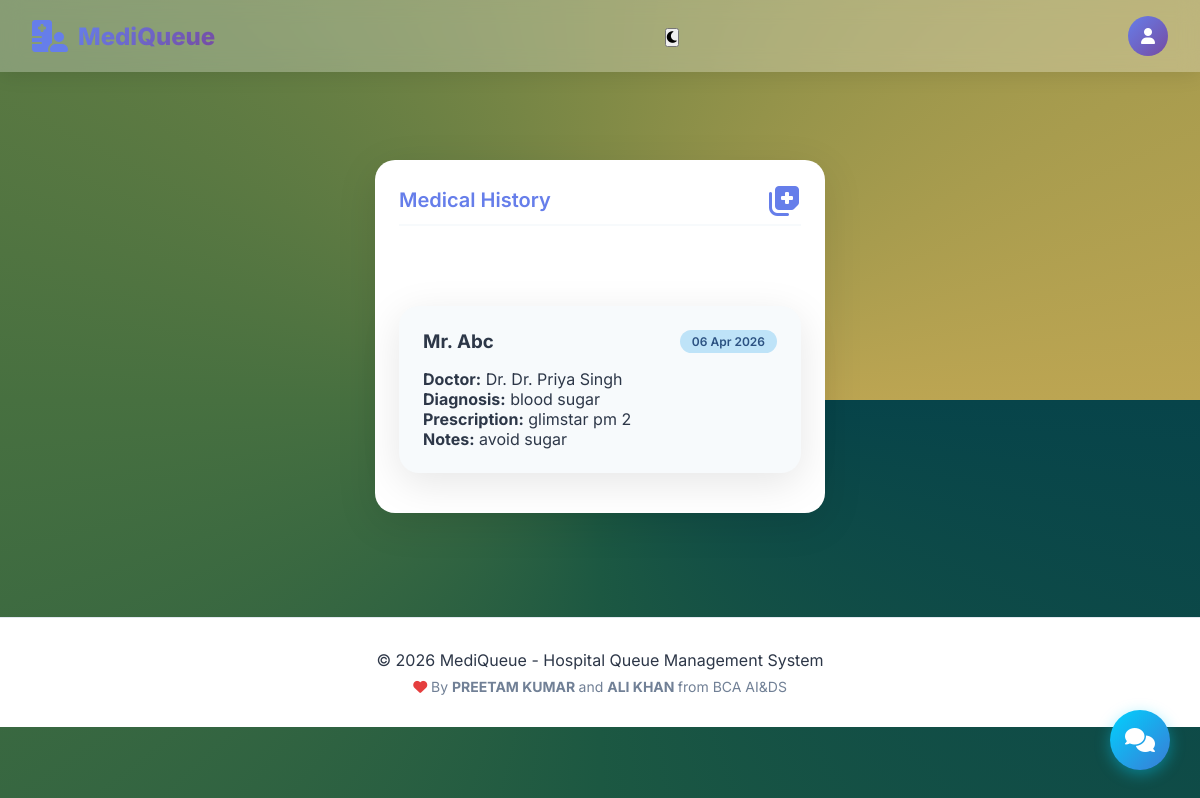
The app's page /patient/medical_history.php (signed in) with its own data.
### tables this page shows
CREATE TABLE `medical_history` (
  `history_id` int(11) NOT NULL,
  `patient_id` int(11) NOT NULL,
  `doctor_id` int(11) NOT NULL,
  `diagnosis` text DEFAULT NULL,
  `prescription` text DEFAULT NULL,
  `notes` text DEFAULT NULL,
  `visit_date` date NOT NULL,
  `created_at` timestamp NOT NULL DEFAULT current_timestamp(),
  `prescription_pdf` varchar(255) DEFAULT NULL,
  `generated_at` datetime DEFAULT NULL
);

CREATE TABLE `patients` (
  `patient_id` int(11) NOT NULL,
  `user_id` int(11) DEFAULT NULL,
  `full_name` varchar(100) NOT NULL,
  `gender` enum('Male','Female','Other') NOT NULL,
  `age` int(11) NOT NULL,
  `relation` varchar(50) DEFAULT NULL,
  `phone` varchar(15) DEFAULT NULL,
  `is_senior` tinyint(1) DEFAULT 0,
  `created_at` timestamp NOT NULL DEFAULT current_timestamp()
);

CREATE TABLE `doctors` (
  `doctor_id` int(11) NOT NULL,
  `user_id` int(11) DEFAULT NULL,
  `full_name` varchar(100) NOT NULL,
  `department_id` int(11) NOT NULL,
  `specialization` varchar(100) DEFAULT NULL,
  `consultation_time` int(11) DEFAULT 10,
  `is_available` tinyint(1) DEFAULT 1,
  `created_at` timestamp NOT NULL DEFAULT current_timestamp()
);

### patient/medical_history.php (the view, shortened to what this page needs)
<?php
require_once '../config/db.php';
$user_id = $_SESSION['user_id'];
$stmt = $pdo->prepare("
    SELECT m.*, p.full_name as patient_name, d.full_name as doctor_name
    FROM medical_history m
    JOIN patients p ON m.patient_id = p.patient_id
    JOIN doctors d ON m.doctor_id = d.doctor_id
    WHERE p.user_id = ?
    ORDER BY m.visit_date DESC
");
$stmt->execute([$user_id]);
$history = $stmt->fetchAll();
include '../includes/header.php';
?>
<div class="card">
    <div class="card-header">
        <h2 class="card-title">Medical History</h2>
        <i class="fas fa-notes-medical"></i>
    </div>
    <?php if (empty($history)): ?>
        <div style="text-align: center; padding: 3rem;">
            <i class="fas fa-folder-open" style="font-size: 3rem; color: #a0aec0;"></i>
            <p style="margin-top: 1rem;">No medical records found.</p>
            <p>Medical history will appear here after your consultations.</p>
        </div>
    <?php else: ?>
        <?php foreach ($history as $row): ?>
        <div class="card" style="margin-bottom: 1rem; background: #f7fafc;">
            <div style="display: flex; justify-content: space-between; margin-bottom: 1rem;">
                <h3><?php echo htmlspecialchars($row['patient_name']); ?></h3>
                <span class="badge badge-info"><?php echo date('d M Y', strtotime($row['visit_date'])); ?></span>
            </div>
            <p><strong>Doctor:</strong> Dr. <?php echo htmlspecialchars($row['doctor_name']); ?></p>
            <p><strong>Diagnosis:</strong> <?php echo nl2br(htmlspecialchars($row['diagnosis'])); ?></p>
            <p><strong>Prescription:</strong> <?php echo nl2br(htmlspecialchars($row['prescription'])); ?></p>
            <?php if ($row['notes']): ?>
            <p><strong>Notes:</strong> <?php echo nl2br(htmlspecialchars($row['notes'])); ?></p>
            <?php endif; ?>
        </div>
        <?php endforeach; ?>
    <?php endif; ?>
</div>
<?php include '../includes/footer.php'; ?>

### assets/css/style.css (style rules this page uses)
:root { --primary: #667eea; --primary-dark: #5a67d8; --secondary: #764ba2; --success: #48bb78; --warning: #ed8936; --danger: #f56565; --dark: #2d3748; --light: #f7fafc; --gray: #a0aec0; }
* { margin: 0; padding: 0; box-sizing: border-box; }
body { font-family: 'Inter', sans-serif; background: conic-gradient(from 90deg, #07444a 0.000deg, #1c5842 90.000deg, #477040 180.000deg, #808a46 270.000deg, #bca552 360.000deg); min-height: 100vh; background-repeat: repeat; background-size: auto 100%; color: var(--dark); }
.badge { display: inline-block; padding: 0.25rem 0.75rem; border-radius: 50px; font-size: 0.75rem; font-weight: 600; }
.badge-info { background: #bee3f8; color: #2c5282; }
.card { background: white; max-width: 450px; margin: 80px auto; border-radius: 20px; padding: 1.5rem; box-shadow: 0 10px 40px rgba(0, 0, 0, 0.1); margin-bottom: 1.5rem; transition: transform 0.3s, box-shadow 0.3s; }
.card-header { display: flex; justify-content: space-between; align-items: center; margin-bottom: 1rem; padding-bottom: 0.5rem; border-bottom: 2px solid #f7fafc; }
.card-title { font-size: 1.25rem; font-weight: 600; color: #667eea; }
.card i { font-size: 2rem; color: #667eea; }
* { scrollbar-width: thin; scrollbar-color: var(--gray) var(--light); }

### records on screen
medical_history: patient.full_name "Mr. Abc", visit_date "06 Apr 2026", doctor.full_name "Dr. Priya Singh", diagnosis "blood sugar", prescription "glimstar pm 2", notes "avoid sugar"
